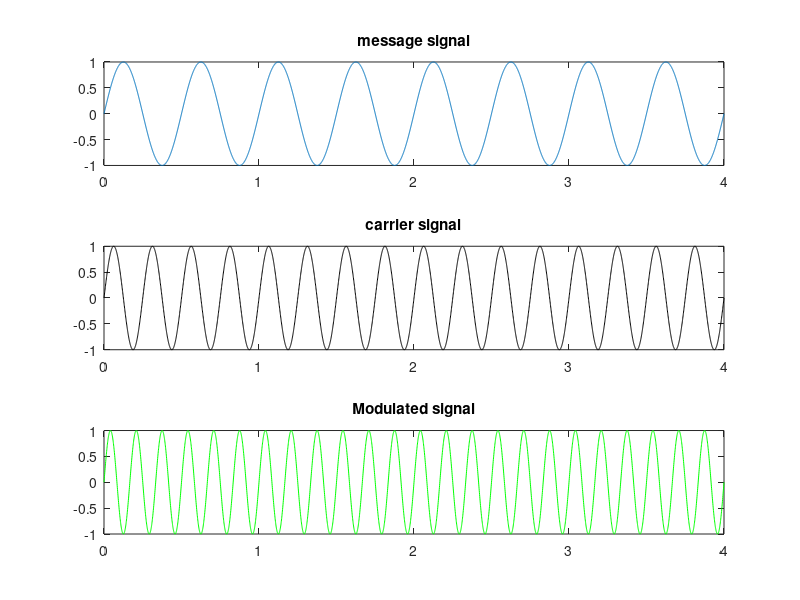

Write the MATLAB code that produced this figure.
clc
clear all
close all

%{
Am = input('Amplitude of message signal: ');
Ac = input('Amplitude of carrier signal: ');
fm = input('Frequency of message signal: ');
fc = input('Frequency of carrier signal: ');

while fm>fc 
  disp('Invalid message signal');
  fm = input('Frequency of message signal: ');
endwhile
T = input('time period: ');
%}
Am=1;
Ac=1;
fm=2;
fc=4;
T=4;

t = 0:0.001:T;

Ym = Am*sin(2*pi*fm*t);
subplot(3,1,1);
plot(t,Ym);
title('message signal'); 

Yc = Ac*sin(2*pi*fc*t);
subplot(3,1,2);
plot(t,Yc,'k');
title('carrier signal');

Z = Ac*sin(2*pi*fc*t + ((Am/Ac)*(2*pi*fm*t)));
subplot(3,1,3);
plot(t,Z,'g');
title('Modulated signal');